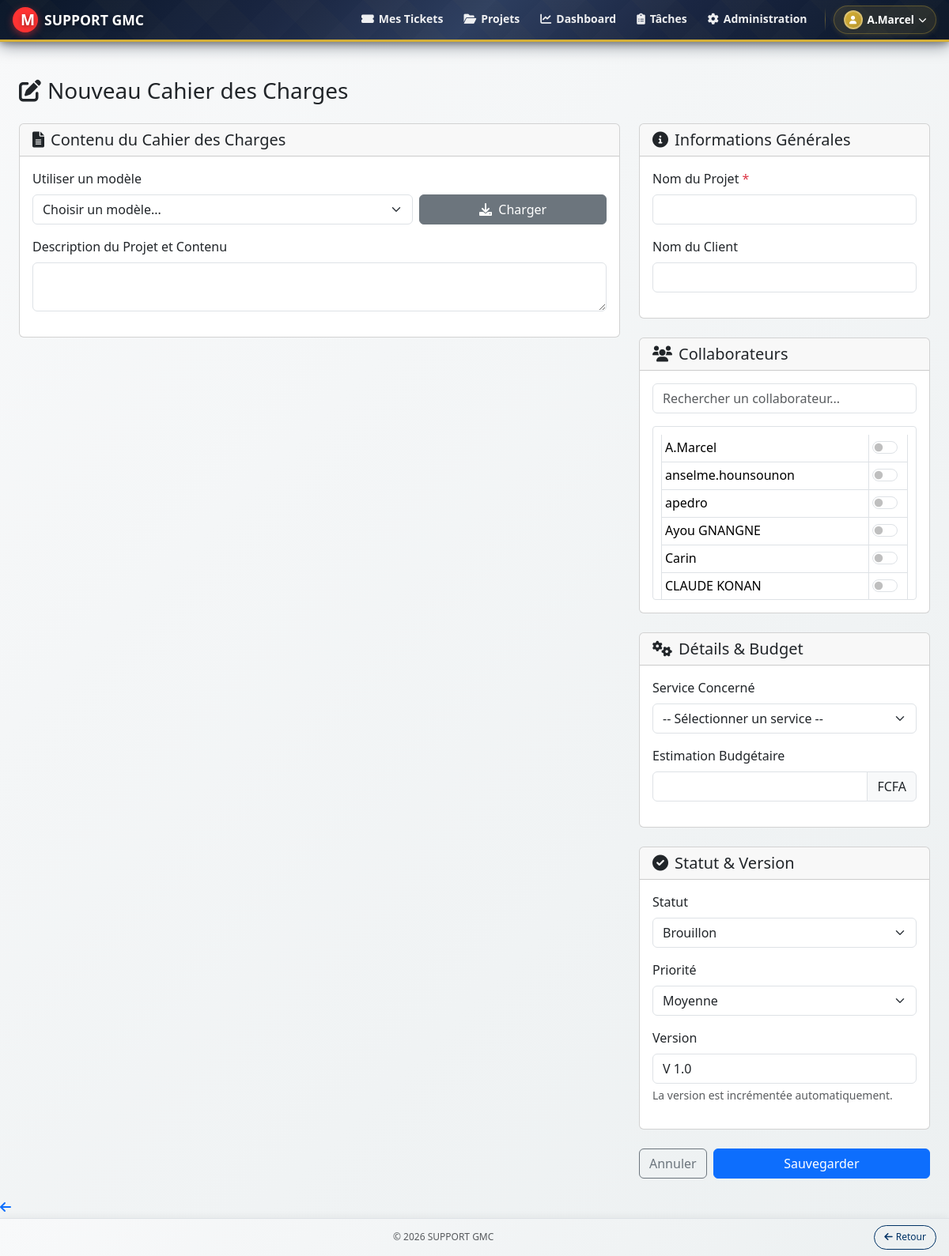
/public/specification_edit.php (signed in), run on the app's committed database.
### tables this page shows
CREATE TABLE `users` (
  `id` int NOT NULL,
  `username` varchar(50) NOT NULL,
  `password` varchar(255) NOT NULL,
  `email` varchar(100) NOT NULL,
  `role` enum('admin','agent','client') NOT NULL,
  `country_id` int DEFAULT NULL,
  `service_id` int DEFAULT NULL,
  `created_at` datetime DEFAULT CURRENT_TIMESTAMP,
  `has_seen_tutorial` tinyint(1) DEFAULT '0',
  `reset_token` varchar(255) DEFAULT NULL,
  `reset_token_expires_at` datetime DEFAULT NULL,
  `direction_id` int DEFAULT NULL
);

### public/specification_edit.php (the view, shortened to what this page needs)
<?php
require_once ROOT_PATH . '/config/database.php';
$spec_id = isset($_GET['id']) ? (int)$_GET['id'] : 0;
$is_edit = $spec_id > 0;
$users_result = mysqli_query($link, "SELECT id, username FROM users WHERE role IN ('admin', 'agent', 'client') ORDER BY username ASC");
$users = mysqli_fetch_all($users_result, MYSQLI_ASSOC);
$current_stakeholders = [];
$templates_result = mysqli_query($link, "SELECT id, name FROM templates ORDER BY name ASC");
$templates = mysqli_fetch_all($templates_result, MYSQLI_ASSOC);
if ($is_edit) {
    $stmt = mysqli_prepare($link, "SELECT * FROM specifications WHERE id = ?");
    mysqli_stmt_bind_param($stmt, 'i', $spec_id);
    mysqli_stmt_execute($stmt);
    $result = mysqli_stmt_get_result($stmt);
    $spec = mysqli_fetch_assoc($result);
    if (!$spec) {
        header('Location: specifications.php');
        exit;
    }
    $original_status = $spec['status'];
} else {
    $spec = [
        'project_name' => '',
        'client_name' => '',
        'service_id' => null,
        'budget_estimation' => null,
        'version' => 'V 1.0',
        'status' => 'Brouillon',
        'priority' => 'Moyenne',
        'content' => '',
        'created_by' => null
    ];
}
include '../includes/header.php';
?>
<div class="container-fluid py-4">
    <h2 class="h3 mb-4"><i class="fas fa-edit me-2"></i><?= $is_edit ? 'Modifier le' : 'Nouveau' ?> Cahier des Charges</h2>
    <form action="specification_edit.php<?= $is_edit ? '?id=' . $spec_id : '' ?>" method="post">
        <div class="row">
            <div class="col-lg-8">
                <div class="card mb-4">
                    <div class="card-header">
                        <h5 class="card-title mb-0"><i class="fas fa-file-alt me-2"></i>Contenu du Cahier des Charges</h5>
                    </div>
                    <div class="card-body">
                        <?php if (!$is_edit && !empty($templates)): ?>
                        <div class="row g-2 align-items-end mb-3">
                            <div class="col-sm-8">
                                <label for="template_id" class="form-label">Utiliser un modèle</label>
                                <select id="template_id" class="form-select">
                                    <option value="" selected>Choisir un modèle...</option>
                                </select>
                            </div>
                            <div class="col-sm-4">
                                <button type="button" id="load-template-btn" class="btn btn-secondary w-100"><i class="fas fa-download me-1"></i> Charger</button>
                            </div>
                        </div>
                        <?php endif; ?>
                        <div class="mb-3">
                            <label for="description" class="form-label">Description du Projet et Contenu</label>
                            <textarea id="description" name="spec_content" class="form-control"><?= htmlspecialchars($spec['content']) ?></textarea>
                        </div>
                    </div>
                </div>
            </div>
            <div class="col-lg-4">
                <div class="card mb-4">
                    <div class="card-header">
                        <h5 class="card-title mb-0"><i class="fas fa-info-circle me-2"></i>Informations Générales</h5>
                    </div>
                    <div class="card-body">
                        <div class="mb-3">
                            <label for="project_name" class="form-label">Nom du Projet <span class="text-danger">*</span></label>
                            <input type="text" class="form-control" id="project_name" name="project_name" value="<?= htmlspecialchars($spec['project_name']) ?>" required>
                        </div>
                        <div class="mb-3">
                            <label for="client_name" class="form-label">Nom du Client</label>
                            <input type="text" class="form-control" id="client_name" name="client_name" value="<?= htmlspecialchars($spec['client_name']) ?>">
                        </div>
                    </div>
                </div>
                <div class="card mb-4">
                    <div class="card-header">
                        <h5 class="card-title mb-0"><i class="fas fa-users me-2"></i>Collaborateurs</h5>
                    </div>
                    <div class="card-body">
                        <div class="mb-3">
                            <input type="text" id="stakeholder-search" class="form-control" placeholder="Rechercher un collaborateur...">
                        </div>
                        <div id="stakeholder-list" style="max-height: 220px; overflow-y: auto; border: 1px solid #dee2e6; padding: 10px; border-radius: .25rem;">
                            <table class="table table-sm table-hover">
                                <tbody>
                                    <?php foreach ($users as $user): ?>
                                        <tr class="stakeholder-row">
                                            <td class="w-100">
                                                <label class="form-check-label w-100" for="user_<?= $user['id'] ?>">
                                                    <?= htmlspecialchars($user['username']) ?>
                                                </label>
                                            </td>
                                            <td>
                                                <div class="form-check form-switch">
                                                    <input class="form-check-input" type="checkbox" name="stakeholders[]" value="<?= $user['id'] ?>" id="user_<?= $user['id'] ?>"
                                                        <?= in_array($user['id'], $current_stakeholders) ? 'checked' : '' ?>>
                                                </div>
                                            </td>
                                        </tr>
                                    <?php endforeach; ?>
                                </tbody>
                            </table>
                        </div>
                    </div>
                </div>
                <div class="card mb-4">
                    <div class="card-header">
                        <h5 class="card-title mb-0"><i class="fas fa-cogs me-2"></i>Détails & Budget</h5>
                    </div>
                    <div class="card-body">
                        <div class="mb-3">
                            <label for="service_id" class="form-label">Service Concerné</label>
                            <select class="form-select" id="service_id" name="service_id">
                                <option value="">-- Sélectionner un service --</option>
                            </select>
                        </div>
                        <div class="mb-3">
                            <label for="budget_estimation" class="form-label">Estimation Budgétaire</label>
                            <div class="input-group">
                                <input type="number" step="0.01" class="form-control" id="budget_estimation" name="budget_estimation" value="<?= htmlspecialchars($spec['budget_estimation'] ?? '') ?>">
                                <span class="input-group-text">FCFA</span>
                            </div>
                        </div>
                    </div>
                </div>
                <div class="card mb-4">
                    <div class="card-header">
                        <h5 class="card-title mb-0"><i class="fas fa-check-circle me-2"></i>Statut & Version</h5>
                    </div>
                    <div class="card-body">
                        <div class="mb-3">
                            <label for="status" class="form-label">Statut</label>
                            <select class="form-select" id="status" name="status">
                                <option value="Brouillon" <?= $spec['status'] === 'Brouillon' ? 'selected' : '' ?>>Brouillon</option>
                            </select>
                        </div>
                        <div class="mb-3">
                            <label for="priority" class="form-label">Priorité</label>
                            <select class="form-select" id="priority" name="priority">
                                <option value="Moyenne" <?= ($spec['priority'] ?? 'Moyenne') === 'Moyenne' ? 'selected' : '' ?>>Moyenne</option>
                            </select>
                        </div>
                        <div class="mb-3">
                            <label for="version" class="form-label">Version</label>
                            <input type="text" class="form-control" id="version" name="version" value="<?= htmlspecialchars($spec['version']) ?>" readonly>
                            <div class="form-text">La version est incrémentée automatiquement.</div>
                        </div>
                    </div>
                </div>
                <div class="d-flex justify-content-end">
                    <a href="specifications.php" class="btn btn-outline-secondary me-2">Annuler</a>
                    <button type="submit" class="btn btn-primary w-100">Sauvegarder</button>
                </div>
            </div>
        </div>
    </form>
</div>
<?php include '../includes/footer.php'; ?>

### includes/header.php (style rules this page uses)
.table th, .table td { border-left: 1px solid #dee2e6; border-right: 1px solid #dee2e6; }
body { padding-top: 50px; }
body { background: linear-gradient(135deg, #f8f9fa 0%, #ecf0f1 100%) !important; min-height: 100vh; background-attachment: fixed; }

### includes/footer.php (style rules this page uses)
body { padding-bottom: 50px !important; }

### data on the page
users: username "A.Marcel"
users: username "anselme.hounsounon"
users: username "apedro"
users: username "Ayou GNANGNE"
users: username "Carin"
users: username "CLAUDE KONAN"

### other printed values
substr($_SESSION['username'], 0, 15) "A.Marcel"
